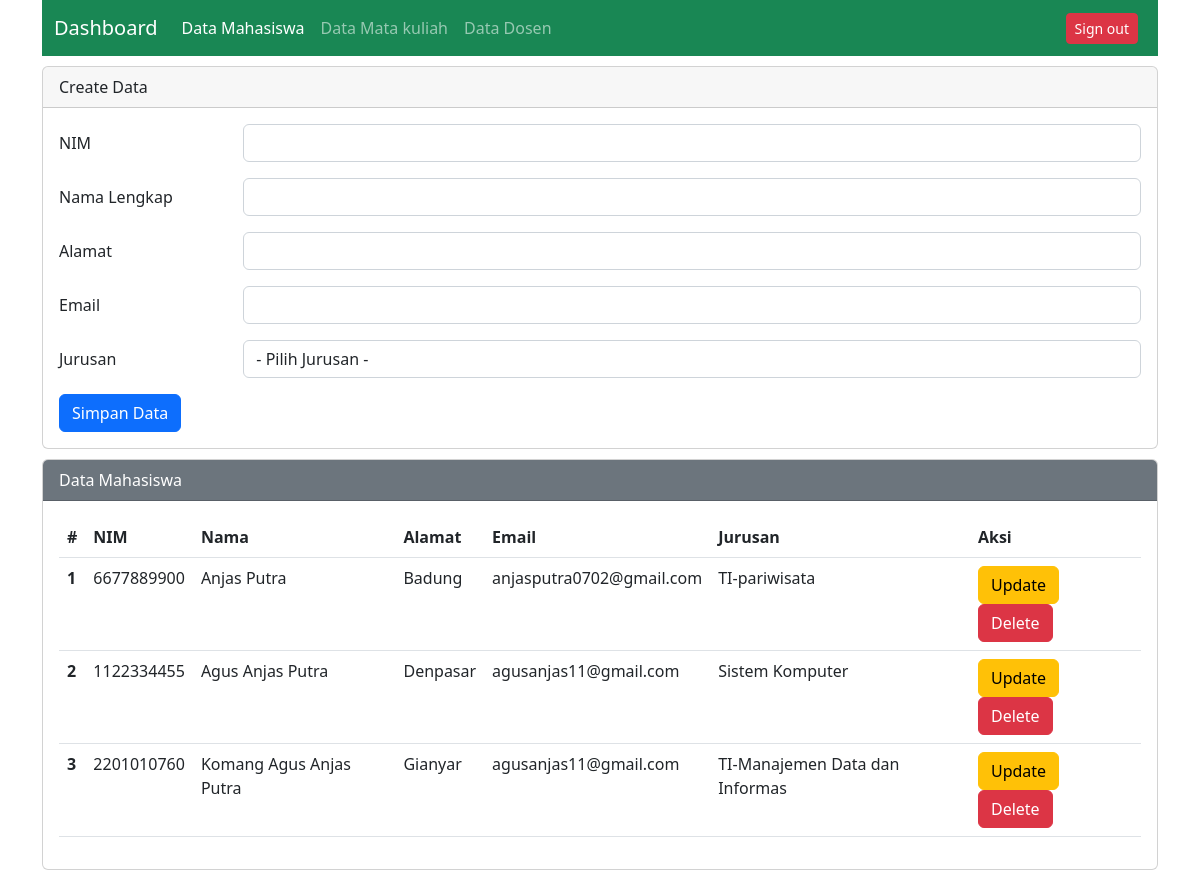
Page /datamahasiswa.php (signed in) on the committed database.
### tables this page shows
CREATE TABLE `tbmahasiswa` (
  `id` int(10) UNSIGNED NOT NULL,
  `nim` varchar(25) NOT NULL,
  `nama` varchar(30) NOT NULL,
  `alamat` varchar(30) NOT NULL,
  `email` varchar(255) NOT NULL,
  `jurusan` varchar(30) NOT NULL
);

### datamahasiswa.php (the view, shortened to what this page needs)
<?php
include_once("koneksidb.php");
$nim          = "";
$nama         = "";
$alamat       = "";
$email        = "";
?>
<!DOCTYPE html>
<html lang="en">
<head>
    <link href="https://cdn.jsdelivr.net/npm/bootstrap@5.2.3/dist/css/bootstrap.min.css" rel="stylesheet">
</head>
<body>
    <div class="container">
        <nav class="navbar navbar-expand-lg navbar-dark bg-success">
            <div class="container-fluid">
                <a class="navbar-brand" href="dashboard.php">Dashboard</a>
                <div class="collapse navbar-collapse" id="navbarNav">
                    <ul class="navbar-nav">
                        <li class="nav-item">
                            <a class="nav-link active" href="datamahasiswa.php">Data Mahasiswa</a>
                        </li>
                        <li class="nav-item">
                            <a class="nav-link" href="datamatkul.php">Data Mata kuliah</a>
                        </li>
                        <li class="nav-item">
                            <a class="nav-link" href="datadosen.php">Data Dosen</a>
                        </li>
                    </ul>
                </div>
                <div class="d-grid gap-2 d-md-flex justify-content-md-end">
                    <button type="button" class="btn btn-danger btn-sm me-md-2" data-bs-toggle="modal" data-bs-target="#myModal">Sign out</button></a>
                </div>
        </nav>
        <div class="max-auto">
            <div class="card">
                <div class="card-header">
                    Create Data
                </div>
                <div class="card-body">
                    <form action="" method="POST">
                        <div class="mb-3 row">
                            <label for="nim" class="col-sm-2 col-form-label">NIM</label>
                            <div class="col-sm-10">
                                <input type="text" class="form-control" id="nim" name="nim" value="<?php echo $nim ?>">
                            </div>
                        </div>
                        <div class="mb-3 row">
                            <label for="nama" class="col-sm-2 col-form-label">Nama Lengkap</label>
                            <div class="col-sm-10">
                                <input type="text" class="form-control" id="nama" name="nama" value="<?php echo $nama ?>">
                            </div>
                        </div>
                        <div class="mb-3 row">
                            <label for="alamat" class="col-sm-2 col-form-label">Alamat</label>
                            <div class="col-sm-10">
                                <input type="text" class="form-control" id="alamat" name="alamat" value="<?php echo $alamat ?>">
                            </div>
                        </div>
                        <div class="mb-3 row">
                            <label for="email" class="col-sm-2 col-form-label">Email</label>
                            <div class="col-sm-10">
                                <input type="text" class="form-control" id="email" name="email" value="<?php echo $email ?>">
                            </div>
                        </div>
                        <div class="mb-3 row">
                            <label for="jurusan" class="col-sm-2 col-form-label">Jurusan</label>
                            <div class="col-sm-10">
                                <select class="form-control" name="jurusan" id="jurusan">
                                    <option value=""> - Pilih Jurusan - </option>
                                </select>
                            </div>
                        </div>
                        <div class="col-12">
                            <input type="submit" name="simpan" value="Simpan Data" class="btn btn-primary">
                        </div>
                    </form>
                </div>
            </div>
            <div class="card">
                <div class="card-header text-white bg-secondary">
                    Data Mahasiswa
                </div>
                <div class="card-body">
                    <table class="table">
                        <thead>
                            <tr>
                                <th scope="col">#</th>
                                <th scope="col">NIM</th>
                                <th scope="col">Nama</th>
                                <th scope="col">Alamat</th>
                                <th scope="col">Email</th>
                                <th scope="col">Jurusan</th>
                                <th scope="col">Aksi</th>
                            </tr>
                        <tbody>
                            <?php
                            $sql1       = "SELECT * FROM tbmahasiswa ORDER BY id DESC";
                            $hasil1     = mysqli_query($cnn, $sql1);
                            $urut       = 1;
                            while ($r1 = mysqli_fetch_array($hasil1)) {
                                $id         = $r1['id'];
                                $nim        = $r1['nim'];
                                $nama       = $r1['nama'];
                                $alamat     = $r1['alamat'];
                                $email      = $r1['email'];
                                $jurusan    = $r1['jurusan'];
                            ?>
                                <tr>
                                    <th scope="row"><?php echo $urut++ ?></th>
                                    <td scope="row"><?php echo $nim ?></td>
                                    <td scope="row"><?php echo $nama ?></td>
                                    <td scope="row"><?php echo $alamat ?></td>
                                    <td scope="row"><?php echo $email ?></td>
                                    <td scope="row"><?php echo $jurusan ?></td>
                                    <td scope="row">
                                        <a href="datamahasiswa.php?op=update&id=<?php echo $id ?>"><button type="button" class="btn btn-warning">Update</button></a>
                                        <a href="datamahasiswa.php?op=delete&id=<?php echo $id ?>" onclick="return confirm('Yakin mau hapus data?')"><button type="button" class="btn btn-danger">Delete</button></a>
                                    </td>
                                </tr>
                            <?php
                            }
                            ?>
                        </tbody>
                        </thead>
                    </table>
                </div>
            </div>
        </div>
</body>
</html>

### datamahasiswa.php (style rules this page uses)
.card { margin-top: 10px; }

### rows in the picture
tbmahasiswa: nim "6677889900", nama "Anjas Putra", alamat "Badung", email "anjasputra0702@gmail.com", jurusan "TI-pariwisata"
tbmahasiswa: nim "1122334455", nama "Agus Anjas Putra", alamat "Denpasar", email "agusanjas11@gmail.com", jurusan "Sistem Komputer"
tbmahasiswa: nim "2201010760", nama "Komang Agus Anjas Putra", alamat "Gianyar", email "agusanjas11@gmail.com", jurusan "TI-Manajemen Data dan Informas"
